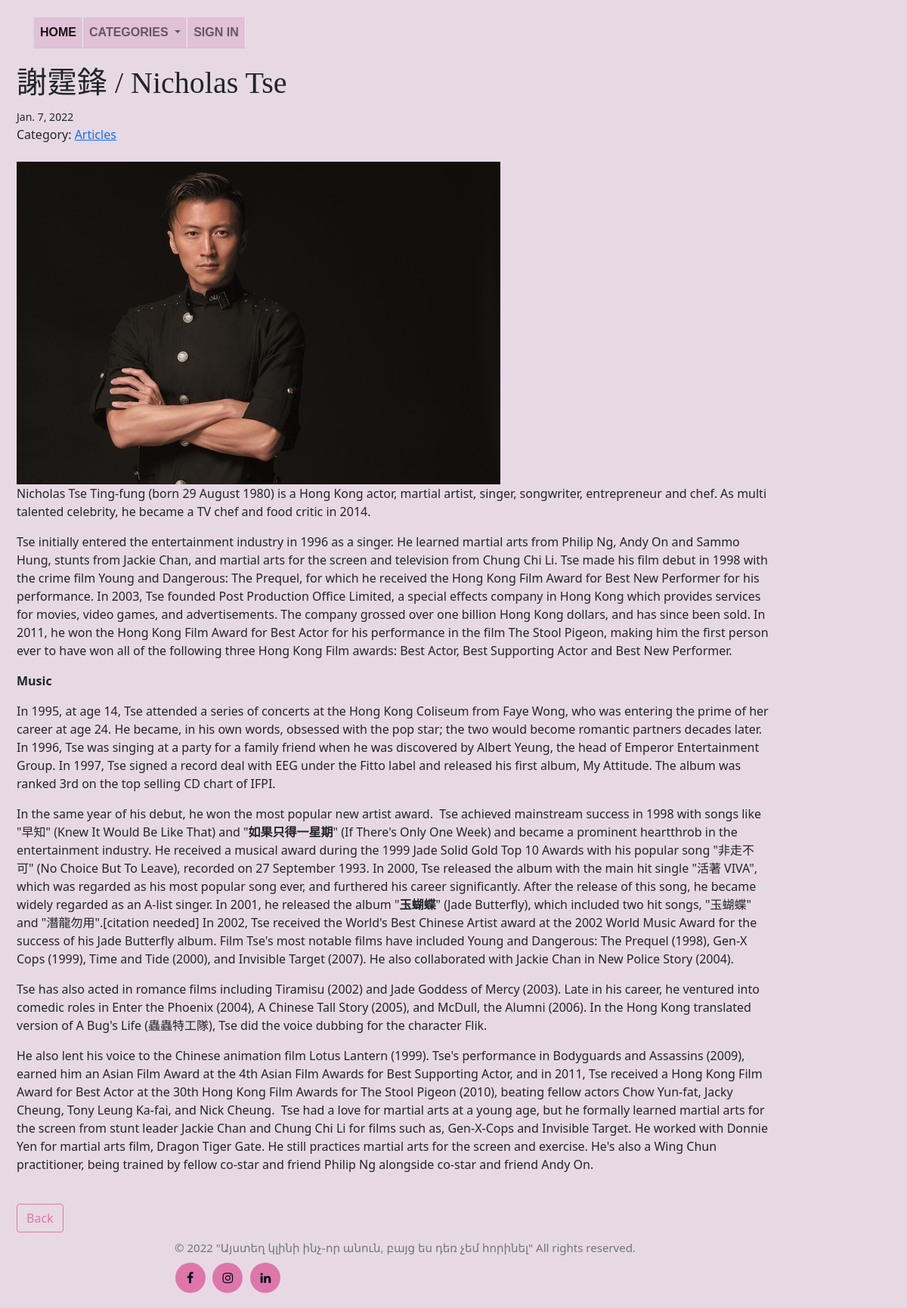
Screenshot of /article/30 with the database file from the repository.
### blog/models.py (models this page shows, shortened)
class Post(models.Model):
    title = models.CharField(max_length= 255)
    author = models.ForeignKey(User, on_delete= models.CASCADE)
    header_image = models.ImageField(null = True, blank = True,  upload_to ="images/" )
    body =  RichTextField(blank = True, null = True, max_length= 7000)
    post_date = models.DateField(auto_now_add= True)
    category = models.CharField(max_length= 255, default = 'China')
    snipped = RichTextField(max_length= 400)

### blog/views.py (the view)
# urls.py: path('article/<int:pk>', ArticleDetailView.as_view(), name='article_detail'),
class ArticleDetailView(DetailView):
    model = Post
    template_name = 'article_detail.html'
    def get_context_data(self, *args, **kwargs):
        cat_menu = Category.objects.all()
        context = super(ArticleDetailView, self).get_context_data(*args, **kwargs)
        context["cat_menu"] = cat_menu
        return context

### blog/models.py (called while the page is built)
    def __str__(self):
        return self.name

### blog/templates/article_detail.html (shortened to what this page needs)
{%  extends 'base.html' %}
{%  block content %}
<h1> {{ post.title }} </h1>
<small> {{ post.post_date}} </small> <br/>
Category: <a href ="{% url 'category' post.category  %}" >  {{ post.category }} </a> <br/> <br/>
{%  if post.header_image  %}
      <img src= "{{ post.header_image.url }}">
{%  endif %}
{{ post.body | safe }}
<br/>
<a href="{% url 'home' %}" class="btn btn-secondary"> Back</a>
{%  endblock %}

### blog/static/blog/main.css (style rules this page uses)
body { background: #e7d9e3; margin: 10px; width: 85%; }
h1, h2, h3, h4 { font-family: 'Lobster', cursive; }
.btn-secondary, .btn-secondary:visited { color: #de76ab; background: none; border-color: #de76ab; }

### rows the page displays
Post: title "謝霆鋒 / Nicholas Tse", post_date "Jan. 7, 2022", category "Articles", header_image (picture), body "Nicholas Tse Ting-fung (born 29 August 1980) is a Hong Kong actor, martial artist, singer, songwriter, entrepreneur and chef. As multi talented celebrity, he became a TV chef and food critic in 2014. Tse initially entered the entertainment industry in 1996 as a singer. He learned martial arts from Philip Ng, Andy On and Sammo Hung, stunts from Jackie Chan, and martial arts for the screen and television from Chung Chi Li. Tse made his film debut in 1998 with the crime film Young and Dangerous: The Prequel, for which he received the Hong Kong Film Award for Best New Performer for his performance. In 2003, Tse founded Post Production Office Limited, a special effects company in Hong Kong which…"
